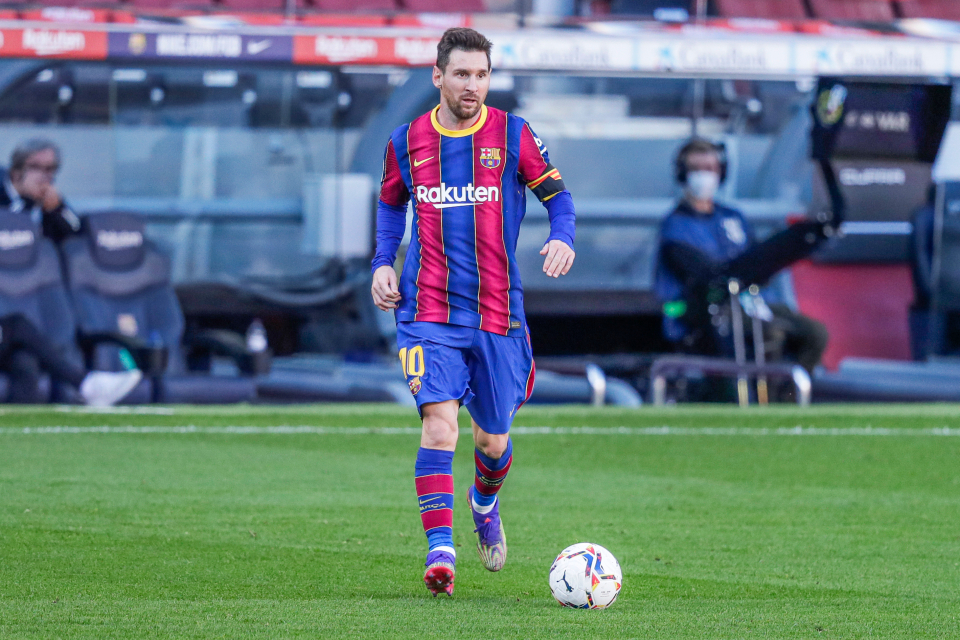
#> input picture Tutorials/images/Lionel-Messi.jpg, 960 x 640 px
$ python opencv_basic_image.py
#> lines starting #> are read from the running program, lines starting #| are printed output that depends on the picture
import cv2
import numpy as np
import matplotlib.pyplot as plt

img = cv2.imread("images/Lionel-Messi.jpg", cv2.IMREAD_GRAYSCALE)  # = 0
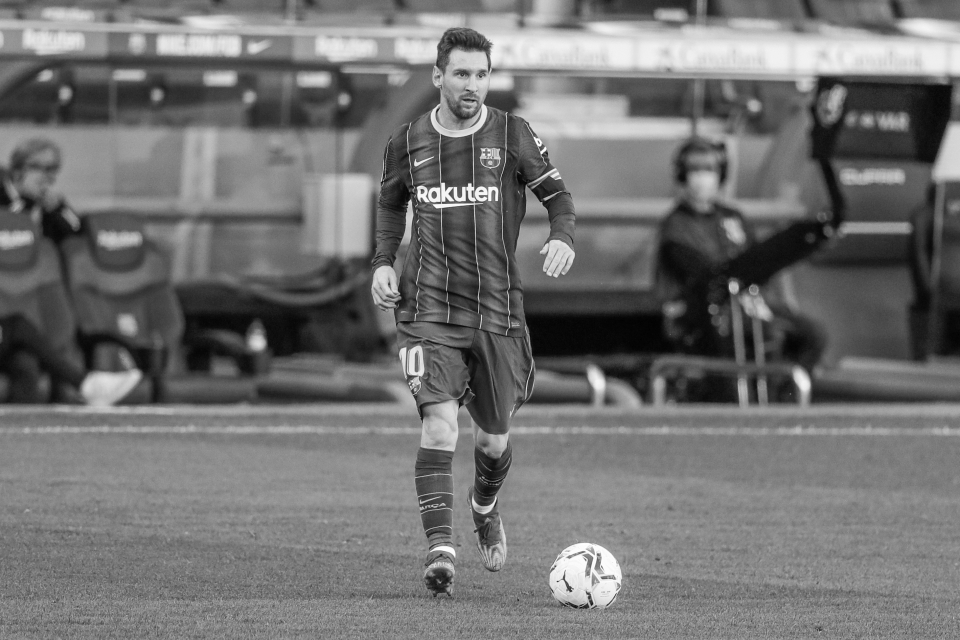
#> img: shape (640, 960); min 1, max 255, mean 113.7
IMREAD_COLOR = 1
IMREAD_UNCHANGED = -1

cv2.imshow("Leo Messi", img)

cv2.waitKey(0)
cv2.destroyAllWindows()

plt.imshow(img, cmap="gray", interpolation="bicubic")
plt.show()
